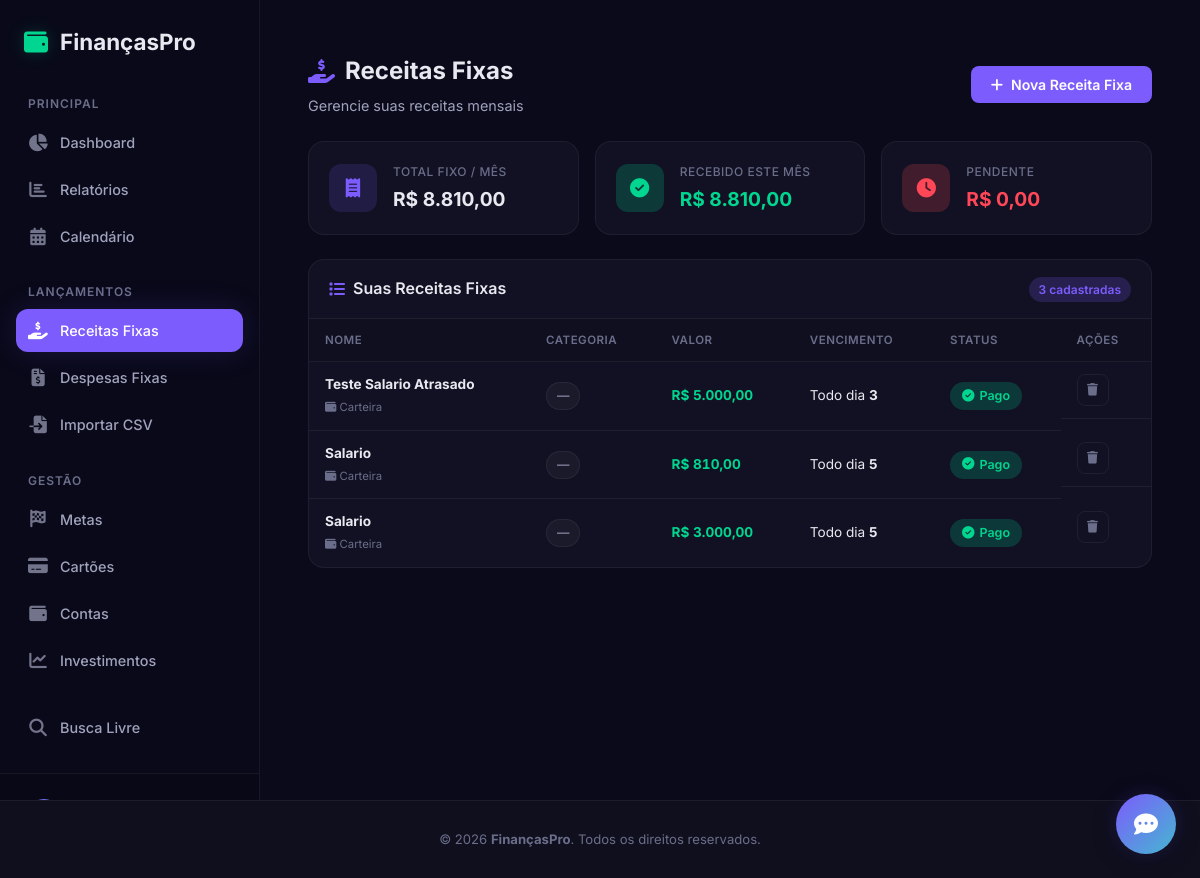
/transacoes-fixas/receita, run on the app's committed database.
### app.py (models this page shows, shortened)
class TransacaoFixa(db.Model):
    __tablename__ = 'transacao_fixa'
    id = db.Column(db.Integer, primary_key=True)
    nome = db.Column(db.String(100), nullable=False)
    valor = db.Column(db.Float, nullable=False)
    tipo = db.Column(db.String(10), nullable=False, default='despesa') # 'receita' ou 'despesa'
    dia_vencimento = db.Column(db.Integer, nullable=False)  # 1-31
    categoria_id = db.Column(db.Integer, db.ForeignKey('categoria.id'), nullable=True)
    conta_id = db.Column(db.Integer, db.ForeignKey('conta.id'), nullable=True)
    ativo = db.Column(db.Boolean, default=True)
    usuario_id = db.Column(db.Integer, db.ForeignKey('usuario.id'), nullable=False)
    pagamentos_json = db.Column(db.Text, default='{}')
    @property
    def pagamentos(self):
        try:
            return json.loads(self.pagamentos_json or '{}')
        except (json.JSONDecodeError, TypeError):
            return {}
    def pago_no_mes(self, ano, mes):
        chave = f"{ano}-{mes:02d}"
        return self.pagamentos.get(chave, False)
    @property
    def status_atual(self):
        hoje = date.today()
        if self.pago_no_mes(hoje.year, hoje.month):
            return 'pago'
        if hoje.day > self.dia_vencimento:
            return 'atrasado'
        if hoje.day >= self.dia_vencimento - 3:
            return 'proximo'
        return 'pendente'

class Conta(db.Model):
    id = db.Column(db.Integer, primary_key=True)
    nome = db.Column(db.String(100), nullable=False)
    tipo = db.Column(db.String(30), nullable=False)  # corrente, poupanca, cartao, dinheiro, investimento
    saldo_inicial = db.Column(db.Float, default=0.0)
    cor = db.Column(db.String(7), default='#7c5cfc')
    icone = db.Column(db.String(30), default='fa-wallet')
    ativo = db.Column(db.Boolean, default=True)
    usuario_id = db.Column(db.Integer, db.ForeignKey('usuario.id'), nullable=False)
    transacoes = db.relationship('Transacao', backref='conta', lazy=True)
    transacoes_fixas = db.relationship('TransacaoFixa', backref='conta', lazy=True)

### app.py (the view)
@app.route('/transacoes-fixas/<tipo>')
def transacoes_fixas(tipo):
    usuario = get_user()
    if tipo not in ('receita', 'despesa'):
        tipo = 'despesa'
    transacoes = TransacaoFixa.query.filter_by(usuario_id=usuario.id, tipo=tipo).order_by(TransacaoFixa.dia_vencimento).all()
    categorias = Categoria.query.filter_by(usuario_id=usuario.id, tipo=tipo).all()
    contas = Conta.query.filter_by(usuario_id=usuario.id, ativo=True).all()
    hoje = date.today()
    total_fixo = sum(d.valor for d in transacoes if d.ativo)
    total_pago = sum(d.valor for d in transacoes if d.ativo and d.pago_no_mes(hoje.year, hoje.month))
    total_pendente = total_fixo - total_pago
    return render_template('transacoes_fixas.html',
                           despesas=transacoes,
                           categorias=categorias,
                           contas=contas,
                           hoje=hoje,
                           tipo=tipo,
                           total_fixo=total_fixo,
                           total_pago=total_pago,
                           total_pendente=total_pendente)

### app.py (called while the page is built, shortened)
def get_user():
    usuario = Usuario.query.first()
    return usuario

@app.before_request
def processar_automaticos():
    if request.path.startswith('/static/'):
        return
    usuario = get_user()
    if not usuario:
        return
    hoje = date.today()
    chave_cache = f"{usuario.id}_{hoje.isoformat()}"
    if chave_cache in cache_processamento:
        return

@app.context_processor
def inject_user():
    return dict(usuario=get_user(), now=datetime.utcnow)

def processar_automaticos(usuario):
    hoje = date.today()
    chave = f"{usuario.id}-{hoje.isoformat()}"
    if chave in _automaticos_cache:
        return

@app.before_request
def auto_processar():
    if request.endpoint and request.endpoint != 'static':
        try:
            usuario = Usuario.query.first()
            if usuario:
                processar_automaticos(usuario)
        except Exception:
            pass

@app.template_filter('brl')
def format_brl(value):
    try:
        return f"R$ {value:,.2f}".replace(',', 'X').replace('.', ',').replace('X', '.')
    except (ValueError, TypeError):
        return "R$ 0,00"

### templates/transacoes_fixas.html (shortened to what this page needs)
{% extends 'base.html' %}
{% block content %}
<section class="page-section">
    <div class="page-header">
        <div>
            <h1><i
                    class="fas {% if tipo == 'receita' %}fa-hand-holding-usd{% else %}fa-file-invoice-dollar{% endif %}"></i>
                {% if tipo == 'receita' %}Receitas Fixas{% else %}Despesas Fixas{% endif %}</h1>
            <p class="page-subtitle">Gerencie suas {% if tipo == 'receita' %}receitas mensais{% else %}contas mensais e
                despesas recorrentes{% endif %}</p>
        </div>
        <button class="btn btn-primary" onclick="openModal('addDespesaModal')">
            <i class="fas fa-plus"></i> {% if tipo == 'receita' %}Nova Receita Fixa{% else %}Nova Despesa Fixa{% endif
            %}
        </button>
    </div>
    <div class="stats-grid stats-grid-3">
        <div class="stat-card">
            <div class="stat-icon" style="background: rgba(124, 92, 252, 0.15); color: #7c5cfc;">
                <i class="fas fa-receipt"></i>
            </div>
            <div class="stat-info">
                <span class="stat-label">Total Fixo / Mês</span>
                <span class="stat-value">{{ total_fixo|brl }}</span>
            </div>
        </div>
        <div class="stat-card">
            <div class="stat-icon stat-icon-green">
                <i class="fas fa-check-circle"></i>
            </div>
            <div class="stat-info">
                <span class="stat-label">{% if tipo == 'receita' %}Recebido{% else %}Pago{% endif %} este Mês</span>
                <span class="stat-value text-green">{{ total_pago|brl }}</span>
            </div>
        </div>
        <div class="stat-card">
            <div class="stat-icon stat-icon-red">
                <i class="fas fa-clock"></i>
            </div>
            <div class="stat-info">
                <span class="stat-label">Pendente</span>
                <span class="stat-value text-red">{{ total_pendente|brl }}</span>
            </div>
        </div>
    </div>
    {% if despesas %}
    <div class="table-card">
        <div class="table-header">
            <h2><i class="fas fa-list"></i> Suas {% if tipo == 'receita' %}Receitas Fixas{% else %}Despesas Fixas{%
                endif %}</h2>
            <span class="badge">{{ despesas|length }} cadastradas</span>
        </div>
        <div class="table-responsive">
            <table class="data-table">
                <thead>
                    <tr>
                        <th>Nome</th>
                        <th>Categoria</th>
                        <th>Valor</th>
                        <th>Vencimento</th>
                        <th>Status</th>
                        <th>Ações</th>
                    </tr>
                </thead>
                <tbody>
                    {% for d in despesas %}
                    <tr class="fade-in-row">
                        <td>
                            <strong>{{ d.nome }}</strong>
                            {% if d.conta %}
                            <br><small class="text-muted"><i class="fas {{ d.conta.icone }}"></i> {{ d.conta.nome
                                }}</small>
                            {% endif %}
                        </td>
                        <td>
                            {% if d.categoria_rel %}
                            <span class="cat-badge">
                                <i class="fas {{ d.categoria_rel.icone }}" style="color: {{ d.categoria_rel.cor }}"></i>
                                {{ d.categoria_nome }}
                            </span>
                            {% else %}
                            <span class="cat-badge">—</span>
                            {% endif %}
                        </td>
                        <td class="td-valor {% if tipo == 'receita' %}text-green{% else %}text-red{% endif %}">{{
                            d.valor|brl }}</td>
                        <td>Todo dia <strong>{{ d.dia_vencimento }}</strong></td>
                        <td>
                            {% set status = d.status_atual %}
                            <span class="status-badge status-{{ status }}">
                                {% if status == 'pago' %}
                                <i class="fas fa-check-circle"></i> Pago
                                {% elif status == 'atrasado' %}
                                <i class="fas fa-exclamation-circle"></i> Atrasado
                                {% elif status == 'proximo' %}
                                <i class="fas fa-clock"></i> Próximo
                                {% else %}
                                <i class="fas fa-hourglass-half"></i> Pendente
                                {% endif %}
                            </span>
                        </td>
                        <td class="td-actions">
                            <form action="{{ url_for('excluir_transacao_fixa', id=d.id) }}" method="POST"
                                class="inline-form" onsubmit="return confirm('Excluir {{ d.nome }}?')">
                                <button type="submit" class="btn-icon btn-icon-delete" title="Excluir">
                                    <i class="fas fa-trash"></i>
                                </button>
                            </form>
                        </td>
                    </tr>
                    {% endfor %}
                </tbody>
            </table>
        </div>
    </div>
    {% endif %}
</section>
{% endblock %}

### data on the page
TransacaoFixa: nome "Teste Salario Atrasado", conta.nome "Carteira", valor|brl "R$ 5.000,00", dia_vencimento "3"
TransacaoFixa: nome "Salario", conta.nome "Carteira", valor|brl "R$ 810,00", dia_vencimento "5"
TransacaoFixa: nome "Salario", conta.nome "Carteira", valor|brl "R$ 3.000,00", dia_vencimento "5"

### other printed values
{{ total_fixo|brl }} "R$ 8.810,00"
{{ total_pago|brl }} "R$ 8.810,00"
{{ total_pendente|brl }} "R$ 0,00"
{{ despesas|length }} "3"
